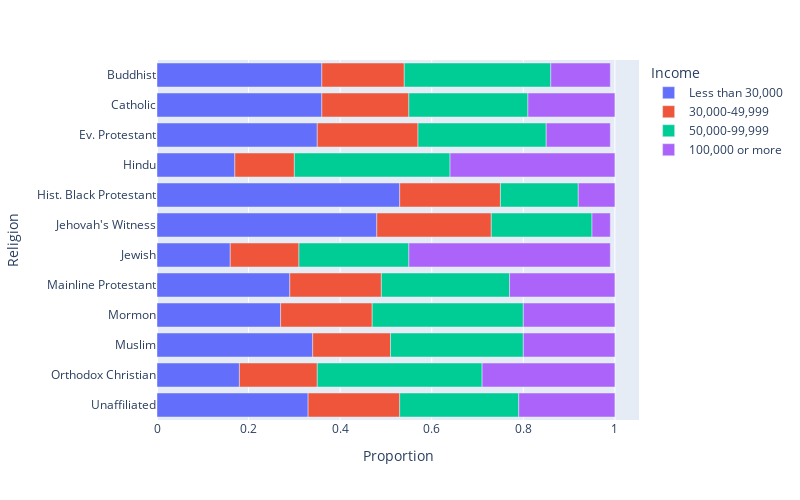

Notebook cell for this chart:
### Code cell
fig = px.bar(DF_new,
             y='religion',
             x='proportion',
             color='income',
             category_orders={'income' : ['Less than 30,000', '30,000-49,999', '50,000-99,999', '100,000 or more']})

fig.update_layout(yaxis={'categoryorder': 'category descending'},
                  xaxis_title="Proportion",
                  yaxis_title="Religion",
                  legend_title='Income',
                  autosize=False,
                  width=800,
                  height=500)

fig.show()

### Figure 1 — Plotly figure (JSON) as saved in the notebook; plotly's stock layout.template omitted (floating-point values rounded to 4 significant figures)
{"data": [{"alignmentgroup": "True", "hovertemplate": "income=Less than 30,000<br>proportion=%{x}<br>religion=%{y}<extra></extra>", "legendgroup": "Less than 30,000", "marker": {"color": "#636efa", "pattern": {"shape": ""}}, "name": "Less than 30,000", "offsetgroup": "Less than 30,000", "orientation": "h", "showlegend": true, "textposition": "auto", "type": "bar", "x": [0.36, 0.36, 0.35, 0.17, 0.53, 0.48, 0.16, 0.29, 0.27, 0.34, 0.18, 0.33], "xaxis": "x", "y": ["Buddhist", "Catholic", "Ev. Protestant", "Hindu", "Hist. Black Protestant", "Jehovah's Witness", "Jewish", "Mainline Protestant", "Mormon", "Muslim", "Orthodox Christian", "Unaffiliated"], "yaxis": "y"}, {"alignmentgroup": "True", "hovertemplate": "income=30,000-49,999<br>proportion=%{x}<br>religion=%{y}<extra></extra>", "legendgroup": "30,000-49,999", "marker": {"color": "#EF553B", "pattern": {"shape": ""}}, "name": "30,000-49,999", "offsetgroup": "30,000-49,999", "orientation": "h", "showlegend": true, "textposition": "auto", "type": "bar", "x": [0.18, 0.19, 0.22, 0.13, 0.22, 0.25, 0.15, 0.2, 0.2, 0.17, 0.17, 0.2], "xaxis": "x", "y": ["Buddhist", "Catholic", "Ev. Protestant", "Hindu", "Hist. Black Protestant", "Jehovah's Witness", "Jewish", "Mainline Protestant", "Mormon", "Muslim", "Orthodox Christian", "Unaffiliated"], "yaxis": "y"}, {"alignmentgroup": "True", "hovertemplate": "income=50,000-99,999<br>proportion=%{x}<br>religion=%{y}<extra></extra>", "legendgroup": "50,000-99,999", "marker": {"color": "#00cc96", "pattern": {"shape": ""}}, "name": "50,000-99,999", "offsetgroup": "50,000-99,999", "orientation": "h", "showlegend": true, "textposition": "auto", "type": "bar", "x": [0.32, 0.26, 0.28, 0.34, 0.17, 0.22, 0.24, 0.28, 0.33, 0.29, 0.36, 0.26], "xaxis": "x", "y": ["Buddhist", "Catholic", "Ev. Protestant", "Hindu", "Hist. Black Protestant", "Jehovah's Witness", "Jewish", "Mainline Protestant", "Mormon", "Muslim", "Orthodox Christian", "Unaffiliated"], "yaxis": "y"}, {"alignmentgroup": "True", "hovertemplate": "income=100,000 or more<br>proportion=%{x}<br>religion=%{y}<extra></extra>", "legendgroup": "100,000 or more", "marker": {"color": "#ab63fa", "pattern": {"shape": ""}}, "name": "100,000 or more", "offsetgroup": "100,000 or more", "orientation": "h", "showlegend": true, "textposition": "auto", "type": "bar", "x": [0.13, 0.19, 0.14, 0.36, 0.08, 0.04, 0.44, 0.23, 0.2, 0.2, 0.29, 0.21], "xaxis": "x", "y": ["Buddhist", "Catholic", "Ev. Protestant", "Hindu", "Hist. Black Protestant", "Jehovah's Witness", "Jewish", "Mainline Protestant", "Mormon", "Muslim", "Orthodox Christian", "Unaffiliated"], "yaxis": "y"}], "layout": {"autosize": false, "barmode": "relative", "height": 500, "legend": {"title": {"text": "Income"}, "tracegroupgap": 0}, "margin": {"t": 60}, "width": 800, "xaxis": {"anchor": "y", "autorange": true, "domain": [0, 1], "range": [0, 1.053], "title": {"text": "Proportion"}, "type": "linear"}, "yaxis": {"anchor": "x", "autorange": true, "categoryorder": "category descending", "domain": [0, 1], "range": [-0.5, 11.5], "title": {"text": "Religion"}, "type": "category"}}}
